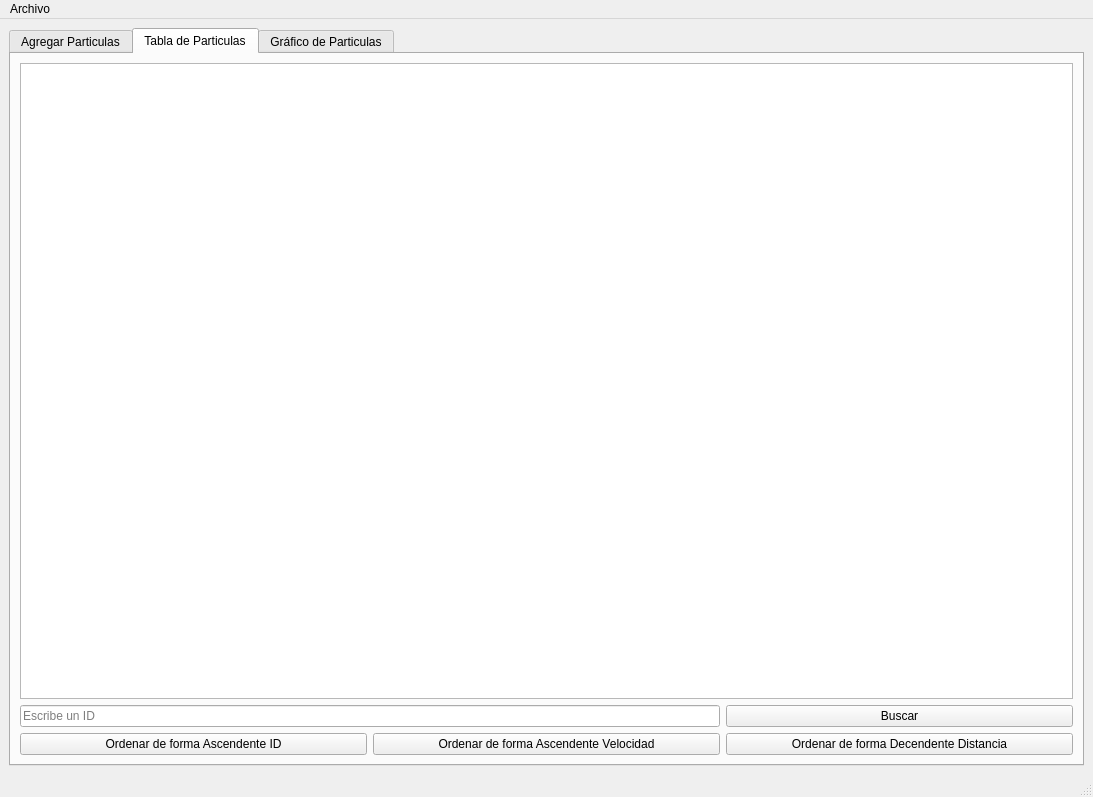
<?xml version="1.0" encoding="UTF-8"?>
<ui version="4.0">
 <class>MainWindow</class>
 <widget class="QMainWindow" name="MainWindow">
  <property name="geometry">
   <rect>
    <x>0</x>
    <y>0</y>
    <width>1093</width>
    <height>797</height>
   </rect>
  </property>
  <property name="windowTitle">
   <string>MainWindow</string>
  </property>
  <widget class="QWidget" name="centralwidget">
   <layout class="QGridLayout" name="gridLayout_4">
    <item row="1" column="0">
     <widget class="QTabWidget" name="tabWidget">
      <property name="currentIndex">
       <number>1</number>
      </property>
      <widget class="QWidget" name="tab">
       <attribute name="title">
        <string>Agregar Particulas</string>
       </attribute>
       <layout class="QGridLayout" name="gridLayout_2">
        <item row="0" column="3">
         <widget class="QPlainTextEdit" name="lista_particulas"/>
        </item>
        <item row="0" column="0">
         <widget class="QGroupBox" name="groupBox">
          <property name="title">
           <string>Particulas</string>
          </property>
          <layout class="QGridLayout" name="gridLayout">
           <item row="4" column="0">
            <widget class="QLabel" name="label_3">
             <property name="text">
              <string>Velocidad ( KM/h )</string>
             </property>
            </widget>
           </item>
           <item row="2" column="1">
            <widget class="QSpinBox" name="dx">
             <property name="maximum">
              <number>500</number>
             </property>
            </widget>
           </item>
           <item row="1" column="1">
            <widget class="QSpinBox" name="oy">
             <property name="maximum">
              <number>500</number>
             </property>
            </widget>
           </item>
           <item row="6" column="0">
            <widget class="QLabel" name="label_5">
             <property name="text">
              <string>GREEN ( 0-255 )</string>
             </property>
            </widget>
           </item>
           <item row="7" column="1">
            <widget class="QSpinBox" name="blue">
             <property name="maximum">
              <number>255</number>
             </property>
            </widget>
           </item>
           <item row="8" column="0">
            <widget class="QPushButton" name="insertar_inicio">
             <property name="text">
              <string>Insertar al Inicio</string>
             </property>
            </widget>
           </item>
           <item row="2" column="0">
            <widget class="QLabel" name="label">
             <property name="text">
              <string>Destino X  ( 0-500 )</string>
             </property>
            </widget>
           </item>
           <item row="1" column="0">
            <widget class="QLabel" name="label_7">
             <property name="text">
              <string>Origen Y ( 0-500 )</string>
             </property>
            </widget>
           </item>
           <item row="4" column="1">
            <widget class="QSpinBox" name="velocidad">
             <property name="maximum">
              <number>999</number>
             </property>
            </widget>
           </item>
           <item row="9" column="0">
            <widget class="QPushButton" name="OrdenarAscendenteID_pushbutton_2">
             <property name="text">
              <string>Ordenar de forma Ascendente ID</string>
             </property>
            </widget>
           </item>
           <item row="6" column="1">
            <widget class="QSpinBox" name="green">
             <property name="maximum">
              <number>255</number>
             </property>
            </widget>
           </item>
           <item row="5" column="1">
            <widget class="QSpinBox" name="red">
             <property name="maximum">
              <number>255</number>
             </property>
            </widget>
           </item>
           <item row="0" column="1">
            <widget class="QSpinBox" name="ox">
             <property name="maximum">
              <number>500</number>
             </property>
            </widget>
           </item>
           <item row="9" column="1">
            <widget class="QPushButton" name="OrdenarAscendenteVelocidad_pushbutton_2">
             <property name="text">
              <string>Ordenar de forma Ascendente Velocidad</string>
             </property>
            </widget>
           </item>
           <item row="0" column="0">
            <widget class="QLabel" name="label_8">
             <property name="text">
              <string>Origen X ( 0-500 )</string>
             </property>
            </widget>
           </item>
           <item row="3" column="0">
            <widget class="QLabel" name="label_2">
             <property name="text">
              <string>Destino Y  ( 0-500 )</string>
             </property>
            </widget>
           </item>
           <item row="8" column="1">
            <widget class="QPushButton" name="insertar_final">
             <property name="text">
              <string>Insertar al Final</string>
             </property>
            </widget>
           </item>
           <item row="3" column="1">
            <widget class="QSpinBox" name="dy">
             <property name="maximum">
              <number>500</number>
             </property>
            </widget>
           </item>
           <item row="7" column="0">
            <widget class="QLabel" name="label_6">
             <property name="text">
              <string>BLUE ( 0-255 )</string>
             </property>
            </widget>
           </item>
           <item row="5" column="0">
            <widget class="QLabel" name="label_4">
             <property name="text">
              <string>RED ( 0-255 )</string>
             </property>
            </widget>
           </item>
           <item row="10" column="0" colspan="2">
            <widget class="QPushButton" name="OrdenarDescendenteDistancia_pushbutton_2">
             <property name="text">
              <string>Ordenar de forma Decendente Distancia</string>
             </property>
            </widget>
           </item>
          </layout>
         </widget>
        </item>
       </layout>
      </widget>
      <widget class="QWidget" name="tab_2">
       <attribute name="title">
        <string>Tabla de Particulas</string>
       </attribute>
       <layout class="QGridLayout" name="gridLayout_3">
        <item row="2" column="0" colspan="2">
         <widget class="QLineEdit" name="buscar_lineedit">
          <property name="placeholderText">
           <string>Escribe un ID</string>
          </property>
         </widget>
        </item>
        <item row="4" column="1">
         <widget class="QPushButton" name="OrdenarAscendenteVelocidad_pushbutton">
          <property name="text">
           <string>Ordenar de forma Ascendente Velocidad</string>
          </property>
         </widget>
        </item>
        <item row="4" column="0">
         <widget class="QPushButton" name="OrdenarAscendenteID_pushbutton">
          <property name="text">
           <string>Ordenar de forma Ascendente ID</string>
          </property>
         </widget>
        </item>
        <item row="0" column="0" colspan="3">
         <widget class="QTableWidget" name="tabla"/>
        </item>
        <item row="2" column="2">
         <widget class="QPushButton" name="Buscar_pushbutton">
          <property name="text">
           <string>Buscar</string>
          </property>
         </widget>
        </item>
        <item row="4" column="2">
         <widget class="QPushButton" name="OrdenarDescendenteDistancia_pushbutton">
          <property name="text">
           <string>Ordenar de forma Decendente Distancia</string>
          </property>
         </widget>
        </item>
       </layout>
      </widget>
      <widget class="QWidget" name="tab_3">
       <attribute name="title">
        <string>Gráfico de Particulas</string>
       </attribute>
       <widget class="QGraphicsView" name="graphicsView">
        <property name="geometry">
         <rect>
          <x>10</x>
          <y>10</y>
          <width>1051</width>
          <height>701</height>
         </rect>
        </property>
       </widget>
      </widget>
     </widget>
    </item>
   </layout>
  </widget>
  <widget class="QMenuBar" name="menubar">
   <property name="geometry">
    <rect>
     <x>0</x>
     <y>0</y>
     <width>1093</width>
     <height>21</height>
    </rect>
   </property>
   <widget class="QMenu" name="menuArchivo">
    <property name="title">
     <string>Archivo</string>
    </property>
    <addaction name="accionAbrir"/>
    <addaction name="accionGuardar"/>
   </widget>
   <addaction name="menuArchivo"/>
  </widget>
  <widget class="QStatusBar" name="statusbar"/>
  <action name="accionGuardar">
   <property name="text">
    <string>Guardar</string>
   </property>
   <property name="shortcut">
    <string>Ctrl+S</string>
   </property>
  </action>
  <action name="accionAbrir">
   <property name="text">
    <string>Abrir</string>
   </property>
   <property name="shortcut">
    <string>Ctrl+L</string>
   </property>
  </action>
 </widget>
 <resources/>
 <connections/>
</ui>
